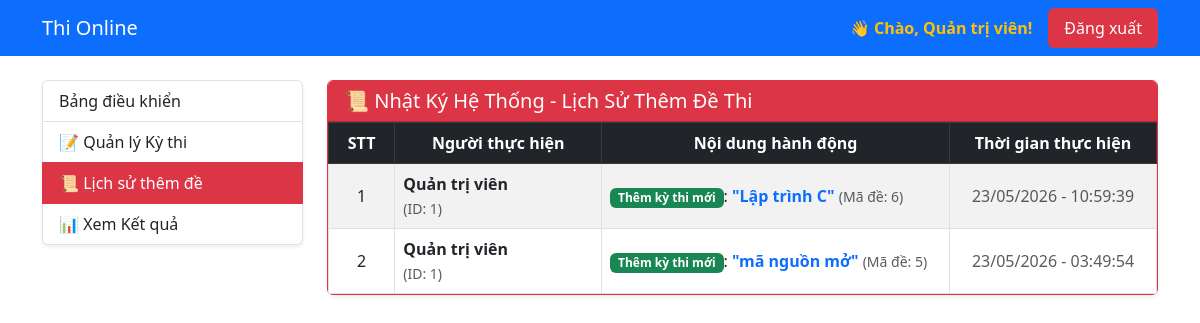
Screenshot of /index.php?page=admin_logs (signed in) with the database file from the repository.
### tables this page shows
CREATE TABLE `exam_logs` (
  `id` int(11) NOT NULL,
  `exam_id` int(11) DEFAULT NULL,
  `exam_title` varchar(255) NOT NULL,
  `admin_id` int(11) NOT NULL,
  `admin_fullname` varchar(100) NOT NULL,
  `action` varchar(255) NOT NULL,
  `created_at` timestamp NOT NULL DEFAULT current_timestamp()
);

### views/admin/logs.php (the view)
<?php
$stmt = $conn->query("SELECT * FROM exam_logs ORDER BY id DESC");
$logs = $stmt->fetchAll(PDO::FETCH_ASSOC);
?>
<div class="row mt-4">
    <div class="col-md-3">
        <div class="list-group shadow-sm">
            <a href="index.php?page=admin" class="list-group-item list-group-item-action">Bảng điều khiển</a>
            <a href="index.php?page=admin_exams" class="list-group-item list-group-item-action">📝 Quản lý Kỳ thi</a>
            <a href="index.php?page=admin_logs" class="list-group-item list-group-item-action active bg-danger border-danger">📜 Lịch sử thêm đề</a>
            <a href="index.php?page=admin_results" class="list-group-item list-group-item-action">📊 Xem Kết quả</a>
        </div>
    </div>
    <div class="col-md-9">
        <div class="card shadow-sm border-danger">
            <div class="card-header bg-danger text-white">
                <h5 class="mb-0">📜 Nhật Ký Hệ Thống - Lịch Sử Thêm Đề Thi</h5>
            </div>
            <div class="card-body p-0">
                <table class="table table-bordered table-striped table-hover mb-0 align-middle text-center">
                    <thead class="table-dark">
                        <tr>
                            <th style="width: 8%;">STT</th>
                            <th style="width: 25%;">Người thực hiện</th>
                            <th>Nội dung hành động</th>
                            <th style="width: 25%;">Thời gian thực hiện</th>
                        </tr>
                    </thead>
                    <tbody>
                        <?php if (count($logs) > 0): ?>
                            <?php foreach ($logs as $index => $log): ?>
                                <tr>
                                    <td><?= $index + 1 ?></td>
                                    <td class="text-start">
                                        <strong><?= htmlspecialchars($log['admin_fullname']) ?></strong> <br>
                                        <small class="text-muted">(ID: <?= $log['admin_id'] ?>)</small>
                                    </td>
                                    <td class="text-start">
                                        <span class="badge bg-success"><?= htmlspecialchars($log['action']) ?></span>:
                                        <span class="fw-bold text-primary">"<?= htmlspecialchars($log['exam_title']) ?>"</span>
                                        <small class="text-muted">(Mã đề: <?= $log['exam_id'] ?? 'Đã xóa' ?>)</small>
                                    </td>
                                    <td class="text-muted"><?= date('d/m/Y - H:i:s', strtotime($log['created_at'])) ?></td>
                                </tr>
                            <?php endforeach; ?>
                        <?php else: ?>
                            <tr>
                                <td colspan="4" class="text-center text-muted py-4">Chưa ghi nhận lịch sử tạo đề nào trong hệ thống!</td>
                            </tr>
                        <?php endif; ?>
                    </tbody>
                </table>
            </div>
        </div>
    </div>
</div>

### rows the page displays
exam_logs: admin_fullname "Quản trị viên", admin "1", action "Thêm kỳ thi mới", exam_title "Lập trình C", exam "6", created_at "23/05/2026 - 10:59:39"
exam_logs: admin_fullname "Quản trị viên", admin "1", action "Thêm kỳ thi mới", exam_title "mã nguồn mở", exam "5", created_at "23/05/2026 - 03:49:54"

### other values shown
$_SESSION['fullname'] "Quản trị viên"
